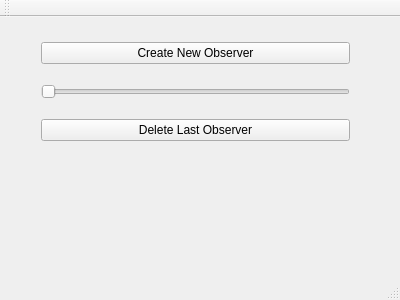
<?xml version="1.0" encoding="UTF-8"?>
<ui version="4.0">
 <class>MainWindow</class>
 <widget class="QMainWindow" name="MainWindow">
  <property name="geometry">
   <rect>
    <x>0</x>
    <y>0</y>
    <width>400</width>
    <height>300</height>
   </rect>
  </property>
  <property name="windowTitle">
   <string>MainWindow</string>
  </property>
  <widget class="QWidget" name="centralWidget">
   <widget class="QWidget" name="layoutWidget">
    <property name="geometry">
     <rect>
      <x>30</x>
      <y>0</y>
      <width>331</width>
      <height>151</height>
     </rect>
    </property>
    <layout class="QVBoxLayout" name="verticalLayout">
     <item>
      <widget class="QPushButton" name="pushButton">
       <property name="text">
        <string>Create New Observer</string>
       </property>
      </widget>
     </item>
     <item>
      <widget class="QSlider" name="horizontalSlider">
       <property name="orientation">
        <enum>Qt::Horizontal</enum>
       </property>
      </widget>
     </item>
     <item>
      <widget class="QPushButton" name="pushButton_2">
       <property name="text">
        <string>Delete Last Observer</string>
       </property>
      </widget>
     </item>
    </layout>
   </widget>
  </widget>
  <widget class="QMenuBar" name="menuBar">
   <property name="geometry">
    <rect>
     <x>0</x>
     <y>0</y>
     <width>400</width>
     <height>27</height>
    </rect>
   </property>
  </widget>
  <widget class="QToolBar" name="mainToolBar">
   <attribute name="toolBarArea">
    <enum>TopToolBarArea</enum>
   </attribute>
   <attribute name="toolBarBreak">
    <bool>false</bool>
   </attribute>
  </widget>
  <widget class="QStatusBar" name="statusBar"/>
 </widget>
 <layoutdefault spacing="6" margin="11"/>
 <resources/>
 <connections/>
</ui>
